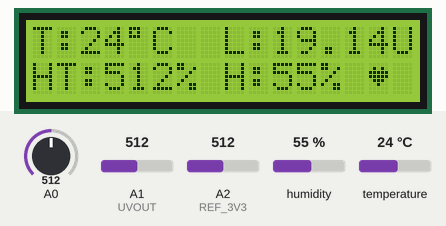
The sketch below on a simulated Arduino Uno, built with avr-gcc and run on an emulated ATmega328P. On the bench: 16×2 character LCD. Inputs (shaded band) come from the test bench; at power-on: A1 (UVOUT) = 512, A0 = 512, A2 (REF_3V3) = 512, humidity 55 %, temperature 24 °C. What the sketch prints to the serial monitor is not drawn.

Above: at 3.3 s.
3.4 s: A1 (UVOUT) set to 352
At 8.4 s:
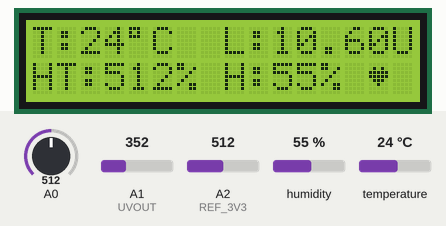
8.7 s: A1 (UVOUT) set to 331
At 13.1 s:
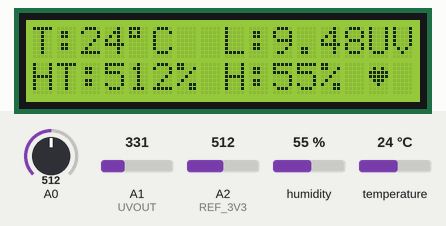
13.7 s: A0 set to 107
At 17.7 s:
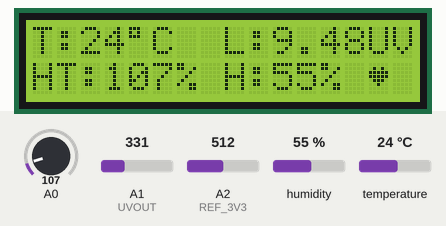
18.8 s: A0 set to 88
At 23.5 s:
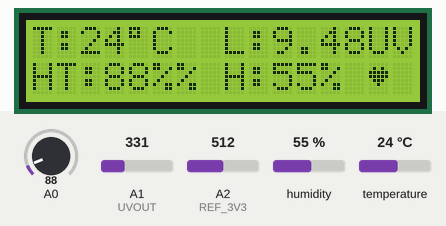
23.8 s: A2 (REF_3V3) set to 482
At 28.2 s:
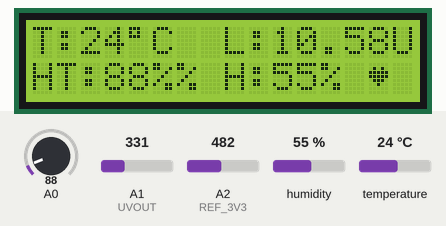
28.9 s: humidity set to 22 %
At 32.9 s:
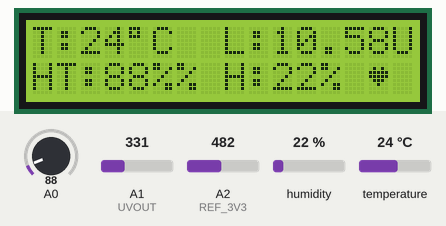
Timing chart, 0 to 34.4 s (numbered marks = the images above; inputs shaded):
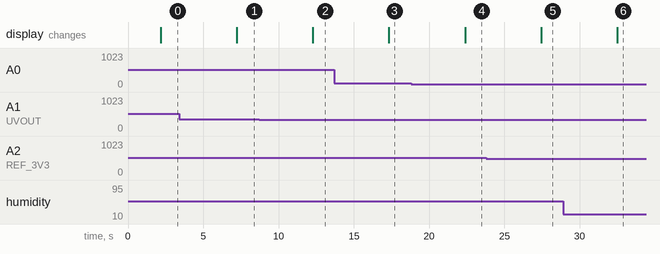

The sketch:

arduinoConfig.ino
```cpp
#include <Wire.h>
#include <DHT.h>
#include <LiquidCrystal_I2C.h>


#define DHTPIN 2
#define DHTTYPE DHT11

DHT dht(DHTPIN, DHTTYPE);
LiquidCrystal_I2C lcd(0x27, 16, 2); // Dirección del LCD y configuración

int UVOUT = A1; //Output from the sensor
int REF_3V3 = A2;

byte Heart[] = {
  B00000,
  B01010,
  B11111,
  B11111,
  B01110,
  B00100,
  B00000,
  B00000
};

void setup() {
  Serial.begin(9600);
  dht.begin();
  pinMode(UVOUT, INPUT);
  pinMode(REF_3V3, INPUT);
  lcd.init();
  lcd.clear();
  lcd.backlight();
  lcd.createChar(0, Heart);
  lcd.setCursor(0, 0);
  lcd.print("Datos ambientales");
  lcd.setCursor(0, 1);
  lcd.print("Iniciando...");
  delay(2000);
  lcd.clear();
}


void loop() {
  int temperature = dht.readTemperature();
  int humidity = dht.readHumidity();
  int soilHumidity = analogRead(A0); // Conexión del higrómetro al pin A0
  int uvLevel = averageAnalogRead(UVOUT);
  int refLevel = averageAnalogRead(REF_3V3);

  //Use the 3.3V power pin as a reference to get a very accurate output value from sensor
  float outputVoltage = 3.3 / refLevel * uvLevel;

  float uvIntensity = mapfloat(outputVoltage, 0.99, 2.8, 0.0, 15.0); //Convert the voltage to a UV intensity level

  // Envía los datos a la Raspberry Pi
  Serial.print("TEMP:");
  Serial.println(temperature);
  Serial.print("HUM:");
  Serial.println(humidity);
  Serial.print("HUM_SUELO:");
  Serial.println(soilHumidity);
  Serial.print("UV_INTENSITY:");
  Serial.println(uvIntensity);

  // Actualiza la pantalla LCD
  lcd.setCursor(0, 0);
  lcd.print("T:");
  lcd.print(temperature);
  lcd.print((char)223);
  lcd.print("C");
  lcd.setCursor(0, 1);
  lcd.print("HT:");
  lcd.print(soilHumidity);
  lcd.print("%");
  lcd.setCursor(8, 0);
  lcd.print("L:");
  lcd.print(uvIntensity);
  lcd.print("UV");
  lcd.setCursor(8, 1);
  lcd.print("H:");
  lcd.print(humidity);
  lcd.print("%");
  lcd.setCursor(14,1);
  lcd.write(0);
  delay(5000); // Espera 5 segundos antes de volver a leer los sensores
}
//Takes an average of readings on a given pin
//Returns the average
int averageAnalogRead(int pinToRead)
{
  byte numberOfReadings = 8;
  unsigned int runningValue = 0;

  for (int x = 0 ; x < numberOfReadings ; x++)
    runningValue += analogRead(pinToRead);
  runningValue /= numberOfReadings;

  return (runningValue);
}

float mapfloat(float x, float in_min, float in_max, float out_min, float out_max)
{
  return (x - in_min) * (out_max - out_min) / (in_max - in_min) + out_min;
}
```

Measured:
- the behaviour switches between 341 and 340 on A1 (UVOUT) (found by bisection; images 1 and 2)
- the behaviour switches between 100 and 99 on A0 (found by bisection; images 3 and 4)
- the behaviour switches between 498 and 497 on A2 (REF_3V3) (found by bisection; images 4 and 5)
- after the input at 3.4 s, the display: changes after 3.8 s (image 1)
- after the input at 8.7 s, the display: changes after 3.6 s (image 2)
- after the input at 13.7 s, the display: changes after 3.6 s (image 3)
- after the input at 18.8 s, the display: changes after 3.6 s (image 4)
- after the input at 23.8 s, the display: changes after 3.6 s (image 5)
- after the input at 28.9 s, the display: changes after 3.6 s (image 6)
